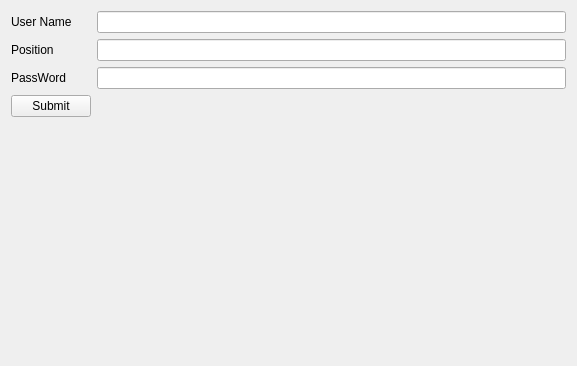
<?xml version="1.0" encoding="UTF-8"?>
<ui version="4.0">
 <class>Form</class>
 <widget class="QWidget" name="Form">
  <property name="geometry">
   <rect>
	<x>0</x>
	<y>0</y>
	<width>577</width>
	<height>366</height>
   </rect>
  </property>
  <property name="windowTitle">
   <string>Form</string>
  </property>
  <layout class="QVBoxLayout" name="verticalLayout">
   <item>
	<layout class="QFormLayout" name="formLayout">
	 <item row="0" column="1">
	  <widget class="QLineEdit" name="lineEdit"/>
	 </item>
	 <item row="0" column="0">
	  <widget class="QLabel" name="label">
	   <property name="text">
		<string>User Name</string>
	   </property>
	  </widget>
	 </item>
	 <item row="2" column="1">
	  <widget class="QLineEdit" name="lineEdit_2"/>
	 </item>
	 <item row="2" column="0">
	  <widget class="QLabel" name="label_2">
	   <property name="text">
		<string>Position</string>
	   </property>
	  </widget>
	 </item>
	 <item row="3" column="0">
	  <widget class="QLabel" name="label_3">
	   <property name="text">
		<string>PassWord</string>
	   </property>
	  </widget>
	 </item>
	 <item row="3" column="1">
	  <widget class="QLineEdit" name="lineEdit_3"/>
	 </item>
	 <item row="4" column="0">
	  <widget class="QPushButton" name="pushButton">
	   <property name="text">
		<string>Submit</string>
	   </property>
	  </widget>
	 </item>
	</layout>
   </item>
  </layout>
 </widget>
 <resources/>
 <connections/>
</ui>
